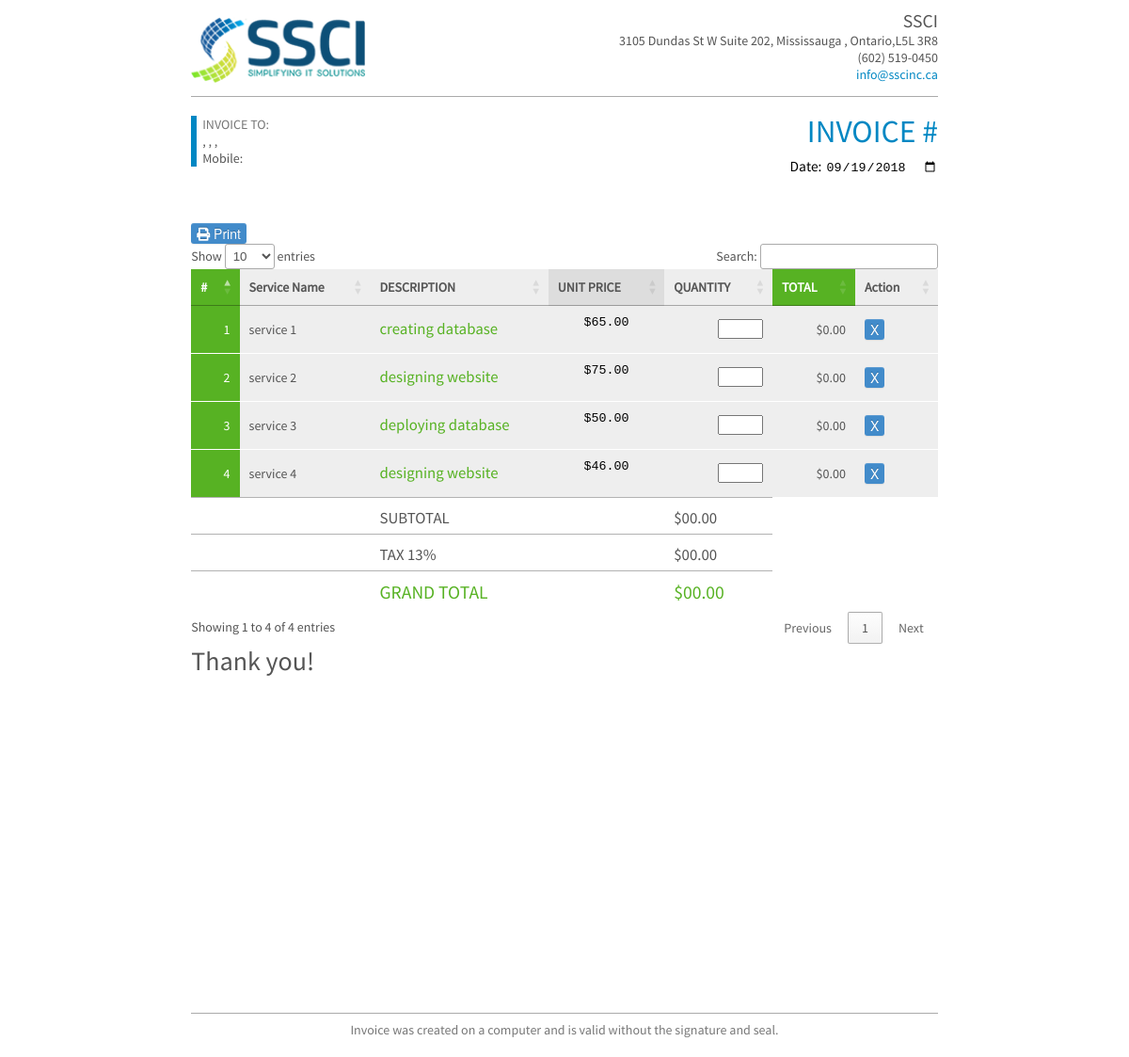
The page /invoiceClient.php on the database its author committed.
### tables this page shows
CREATE TABLE `services` (
  `serv_id` int(11) NOT NULL,
  `serv_name` varchar(100) NOT NULL,
  `description` varchar(200) NOT NULL,
  `unit` int(11) NOT NULL
);

### invoiceClient.php (the view, shortened to what this page needs)
<?php
$client_addr=$_SESSION['clientaddr'];
$client_city=$_SESSION['clientcity'];
$client_province=$_SESSION['clientprovince'];
$client_post=$_SESSION['clientpost'];
$client_mobile=$_SESSION['clientmobile'];
?>
<!DOCTYPE html>
<html lang="en">
<head>
    <link rel="stylesheet" href="style.css" media="all" />
    <link rel="stylesheet" href="//cdn.datatables.net/1.10.19/css/jquery.dataTables.min.css">
    <link rel="stylesheet" href="button.css">
    <link rel="stylesheet" href="https://cdn.datatables.net/buttons/1.5.2/css/buttons.dataTables.min.css">
    <link rel="stylesheet" href="https://use.fontawesome.com/releases/v5.3.1/css/all.css">
</head>
<body>
<header class="clearfix">
    <div id="logo">
        <img src="images/ssci.png">
    </div>
    <div id="company">
        <h2 class="name">SSCI</h2>
        <div>3105 Dundas St W Suite 202, Mississauga , Ontario,L5L 3R8</div>
        <div>(602) 519-0450</div>
        <div><a href="mailto:company@example.com">info@sscinc.ca</a></div>
    </div>
</header>
<main>
    <div id="details" class="clearfix">
        <div id="client">
            <div class="to">INVOICE TO:</div>
            <div class="address"><?php echo $client_addr?>, <?php echo $client_city?> , <?php echo $client_province ?>,<?php echo $client_post?></div>
            <div class="mobile">Mobile:<?php echo $client_mobile ?></div>
        </div>
        <div id="invoice">
            <h1>INVOICE # <?php echo $quote ?></h1>
            <div class="date">Date: <input type="date" id="datePicker" style="border: none"></div>
        </div>
    </div>
    <table border="0" cellspacing="0" cellpadding="0" id="table" class="table table-striped table-bordered" width="100%">
        <thead>
        <tr >
            <th class="no">#</th>
            <th class="desc">Service Name</th>
            <th class="desc">DESCRIPTION</th>
            <th class="unit">UNIT PRICE</th>
            <th class="qty">QUANTITY</th>
            <th class="total">TOTAL</th>
            <th class="">Action</th>
        </tr>
        </thead>
        <?php
        include("connection.php");
        $view_serv_query="select * from services";
        $run=mysqli_query($dbcon,$view_serv_query);
        while($row=mysqli_fetch_array($run))
        {
            $serv_id=$row[0];
            $serv_name=$row[1];
            $desc=$row[2];
            $unit=$row[3]; ?>
            <tr class="item-row">
                <td class="no"><?php echo $serv_id;  ?></td>
                <td class="desc"><?php echo $serv_name;  ?></td>
                <td class="desc"><h3><?php echo $desc;  ?></h3></td>
                <td><textarea class="cost" style="resize: none;border: none;height:auto;width: 50px;color: #000;text-align: center; margin: 0px auto; display: block; background-color: #EEEEEE;">$<?php echo $unit?>.00</textarea></td>
                <td><input type="number" class="qty"></td>
                <td><span class="price">$0.00</span></td>
                <td><button class="btn btn-primary" onclick="myDelete(this)">X</button></td>
            </tr>
        <?php } ?>
        <tfoot>
        <tr>
            <td colspan="2"></td>
            <td colspan="2">SUBTOTAL</td>
            <td ><div id="subtotal">$00.00</div></td>
        </tr>
        <tr>
            <td colspan="2"></td>
            <td colspan="2">TAX 13%</td>
            <td id="tax">$00.00</td>
        </tr>
        <tr>
            <td colspan="2"></td>
            <td colspan="2">GRAND TOTAL</td>
            <td id="total">$00.00</td>
            <button class="btn btn-primary btn-cons" onclick="window.print()"><i class="fa fa-print" aria-hidden="true"></i> Print</button>
        </tr>
        </tfoot>
    </table>
    <div id="thanks">Thank you!</div>
</main>
<footer>
    Invoice was created on a computer and is valid without the signature and seal.
</footer>
</body>
</html>

### style.css (style rules this page uses)
.clearfix:after { content: ""; display: table; clear: both; }
a { color: #0087C3; text-decoration: none; }
body { position: relative; width: 21cm; height: 29.7cm; margin: 0 auto; color: #555555; background: #FFFFFF; font-family: Arial, sans-serif; font-size: 14px; font-family: SourceSansPro; }
header { padding: 10px 0; margin-bottom: 20px; border-bottom: 1px solid #AAAAAA; }
#logo { float: left; margin-top: 8px; }
#logo img { height: 70px; }
#company { float: right; text-align: right; }
#details { margin-bottom: 50px; }
#client { padding-left: 6px; border-left: 6px solid #0087C3; float: left; }
#client .to { color: #777777; }
h2.name { font-size: 1.4em; font-weight: normal; margin: 0; }
#invoice { float: right; text-align: right; }
#invoice h1 { color: #0087C3; font-size: 2.4em; line-height: 1em; font-weight: normal; margin: 0 0 10px 0; }
input[type=number] { width: 40px; }
#invoice .date { font-size: 1.1em; color: black; }
table { width: 100%; border-collapse: collapse; border-spacing: 0; margin-bottom: 20px; }
table th, table td { padding: 20px; background: #EEEEEE; text-align: center; border-bottom: 1px solid #FFFFFF; }
table th { white-space: nowrap; font-weight: normal; }
table td { text-align: right; }
table td h3 { color: #57B223; font-size: 1.2em; font-weight: normal; margin: 0 0 0.1em 0; }
table .no { color: #FFFFFF; font-size: 1em; background: #57B223; }
table .desc { text-align: left; }
table .unit { background: #DDDDDD; }
table .total { background: #57B223; color: #FFFFFF; }
table tbody tr:last-child td { border: none; }
table tfoot td { padding: 10px 20px; background: #FFFFFF; border-bottom: none; font-size: 1.2em; white-space: nowrap; border-top: 1px solid #AAAAAA; }
table tfoot tr:first-child td { border-top: none; }
table tfoot tr:last-child td { color: #57B223; font-size: 1.4em; border-top: 1px solid #57B223; }
table tfoot tr td:first-child { border: none; }
#thanks { font-size: 2em; margin-bottom: 50px; }
footer { color: #777777; width: 100%; height: 30px; position: absolute; bottom: 0; border-top: 1px solid #AAAAAA; padding: 8px 0; text-align: center; }

### button.css (style rules this page uses)
.btn { float: left; color: #5e5e5e; text-align: center; vertical-align: middle; cursor: pointer; background-color: #d1dade; -webkit-border-radius: 3px; -webkit-border-radius: 3px; -webkit-border-radius: 3px; background-image: none !important; border: none; text-shadow: none; box-shadow: none; transition: all 0.12s linear 0s !important; font: 14px/20px "Helvetica Neue",Helvetica,Arial,sans-serif; }
.btn-primary { color: #fff; background-color: #428bca; border-color: #357ebd; }
.btn-default, .btn-primary, .btn-success, .btn-info, .btn-warning, .btn-danger { text-shadow: 0 -1px 0 rgba(0,0,0,0.2); -webkit-box-shadow: inset 0 1px 0 rgba(255,255,255,0.15),0 1px 1px rgba(0,0,0,0.075); box-shadow: inset 0 1px 0 rgba(255,255,255,0.15),0 1px 1px rgba(0,0,0,0.075); }

### rows shown on the page
services: serv_id "1", serv_name "service 1", description "creating database", unit "$65.00"
services: serv_id "2", serv_name "service 2", description "designing website", unit "$75.00"
services: serv_id "3", serv_name "service 3", description "deploying database", unit "$50.00"
services: serv_id "4", serv_name "service 4", description "designing website", unit "$46.00"
